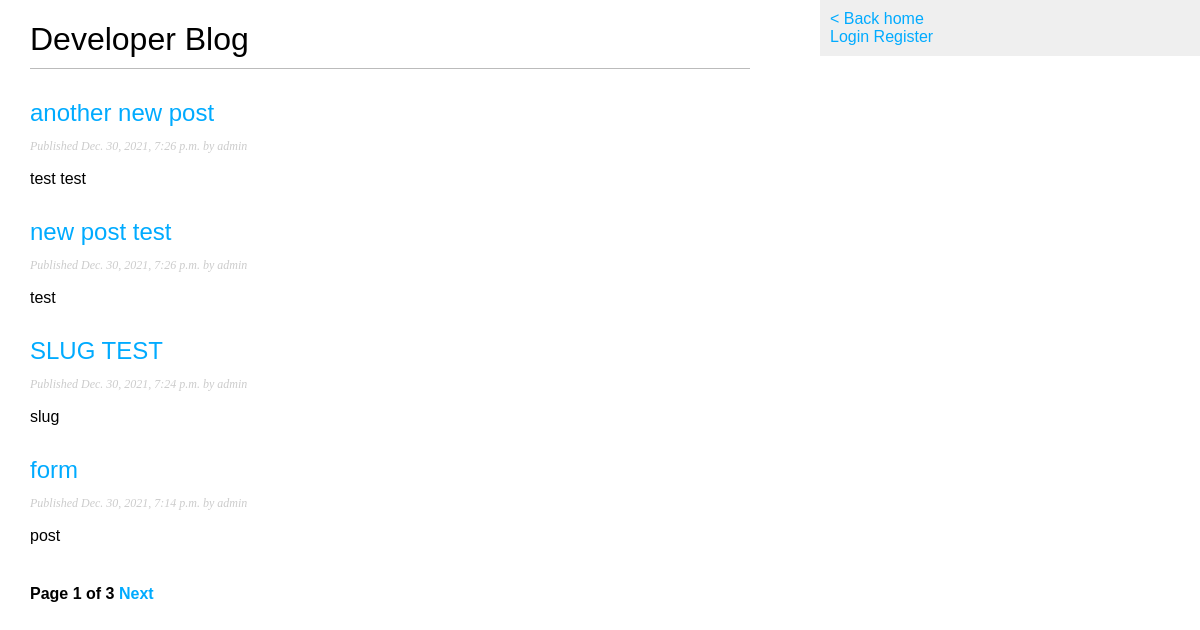
The app's page /, older data.
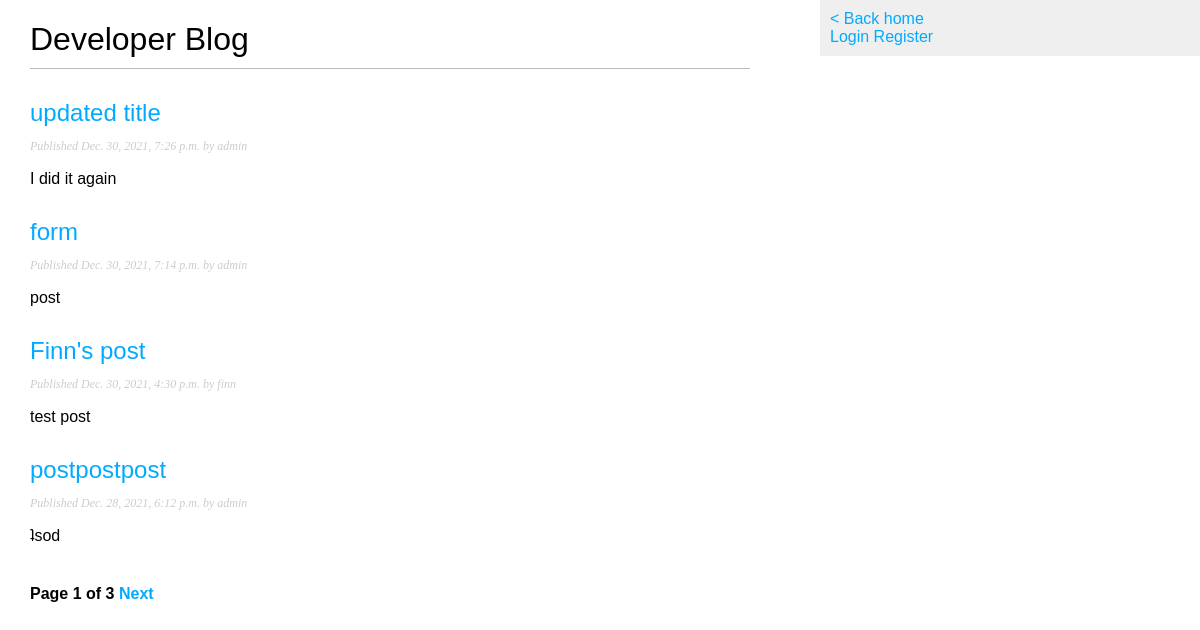
The same page, newer data.
### blog/models.py (models this page shows, shortened)
class Post(models.Model):
    STATUS_CHOICES = (
        ("draft", "Draft"),
        ("published", "Published"),
    )
    title = models.CharField(max_length=250)
    slug = models.SlugField(max_length=250, unique_for_date="publish")
    author = models.ForeignKey(User,
        on_delete=models.CASCADE,
        related_name="blog_posts")
    body = models.TextField()
    publish = models.DateTimeField(default=timezone.now)
    created = models.DateTimeField(auto_now_add=True)
    updated = models.DateTimeField(auto_now_add=True)
    status = models.CharField(max_length=10, choices=STATUS_CHOICES, default="draft")
    objects = models.Manager()
    published = PublishedManager()
    class Meta:
        ordering = ("-publish",)
    def get_absolute_url(self):
        return reverse("blog:post_detail",
                       args=[self.publish.year,
                             self.publish.month,
                             self.publish.day,
                             self.slug])

### blog/views.py (the view)
# urls.py: path("", views.post_list, name="post_list"),
def post_list(request):
    object_list = Post.published.all()
    paginator = Paginator(object_list, 4) # 4 posts in each page
    page = request.GET.get('page')
    try:
        posts = paginator.page(page)
    except PageNotAnInteger:
        posts = paginator.page(1)
    except EmptyPage:
        posts = paginator.page(paginator.num_pages)
    return render(request,
                 'blog/post/list.html',
                 {'page': page,
                  'posts': posts})

### blog/models.py (called while the page is built)
    def get_queryset(self):
        return super(PublishedManager,
                self).get_queryset()\
                    .filter(status='published')

### blog/templates/blog/post/list.html (shortened to what this page needs)
{% extends "blog/base.html" %}
{% block content %}
    <h1>Developer Blog</h1>
    {% for post in posts %}
        <h2>
            <a href="{{post.get_absolute_url}}">
                {{ post.title }}
            </a>
        </h2>
        <p class="date">
            Published {{ post.publish }} by {{ post.author }}
        </p>
        {{ post.body|truncatewords:30|linebreaks}}
    {% endfor %}
    {% include "pagination.html" with page=posts %}
{% endblock %}

Row changes from the older to the newer data that the page shows:
removed Post: title "new post test", publish "Dec. 30, 2021, 7:26 p.m.", author "admin", body "test"
removed Post: title "SLUG TEST", publish "Dec. 30, 2021, 7:24 p.m.", author "admin", body "slug"
changed Post: title "another new post" → "updated title"; body "test test" → "I did it again"
now on this page (row unchanged): Post: title "Finn's post", publish "Dec. 30, 2021, 4:30 p.m.", author "finn", body "test post"
now on this page (row unchanged): Post: title "postpostpost", publish "Dec. 28, 2021, 6:12 p.m.", author "admin", body "ʇsod"
